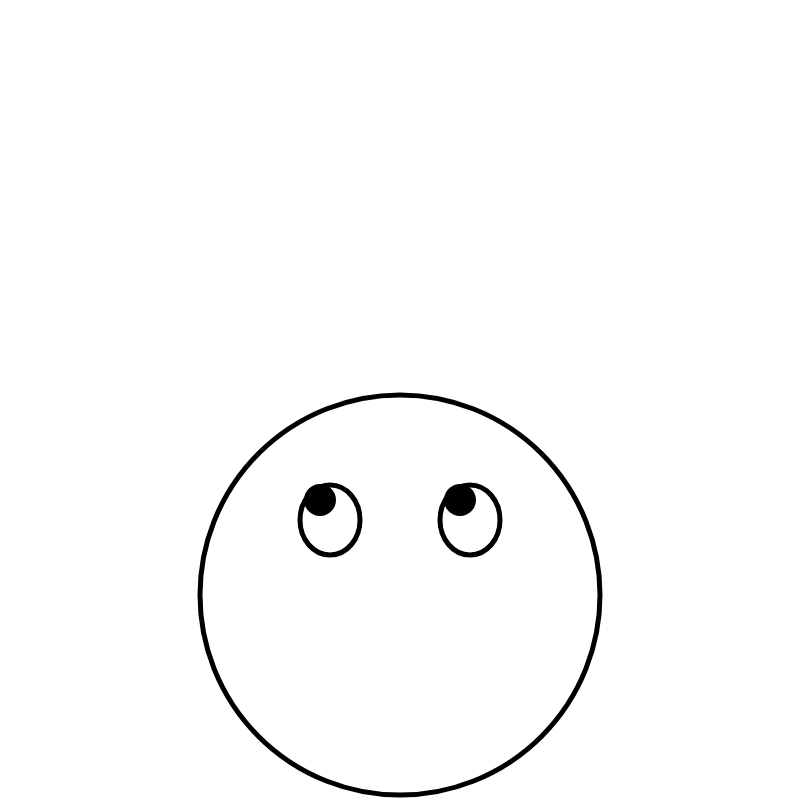
Frame 1 (no input)
Frame 60 (no input): identical to frame 1, image omitted
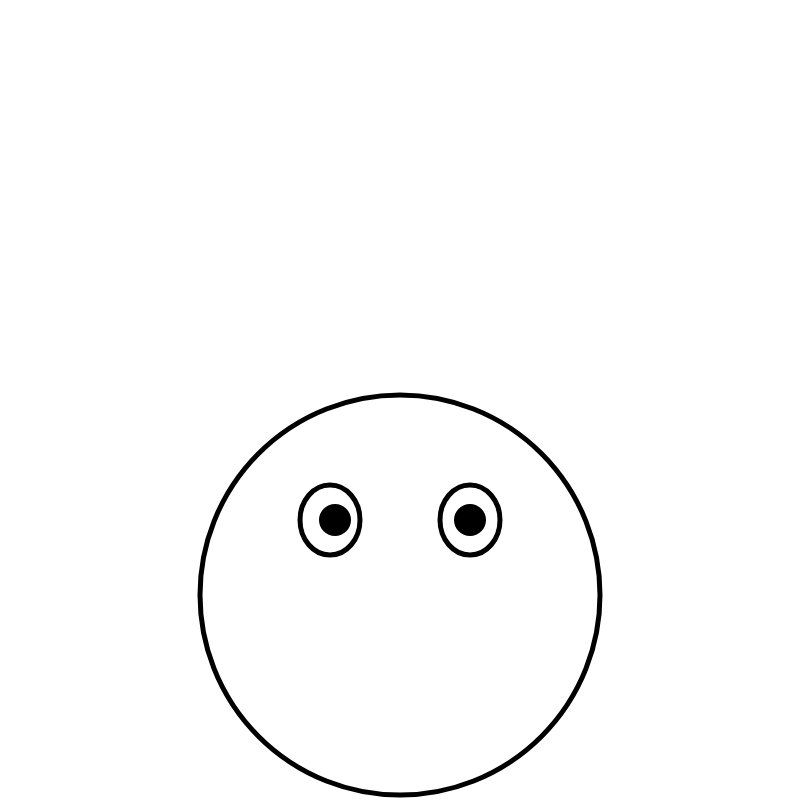
Frame 120 (the mouse pressed at the canvas centre since frame 60)

The p5.js sketch that drew these frames (run headless with seeded random() and noise() and a simulated clock; from frame 60 on, the mouse is pressed at the canvas centre):

// p5.js sketch
// ── sketch.js


function setup() {
  // put setup code here
  createCanvas(800,800);
  // pupilX = 470;
  // pupilY = 540;
  // pupilA = 330;
  // pupilB = 540;
  l = new Brush(mouseX,mouseY);
}

function draw() {
  // put drawing code here
  background(255);
  l.display();
  mainEllipse();
  eyesEllipse();
  pupilL();
  pupilR();
  
}

function mainEllipse(){ //body of blob
  stroke(0);
  strokeWeight(5);
  fill(255);
  ellipse(width/2,595,400,400);
}

function eyesEllipse(){ //whites of eyes
  stroke (0);
  fill(255);
  ellipse(470,520,60,70); //left eye
  ellipse(330,520,60,70); //rigth eye
}

function pupilL(){ //pupils to the eyes
  stroke(0);
  strokeWeight(2);
  fill(0);
  Leftx=map(mouseX,0,width,460,480);
  Lefty=map(mouseY,0,height,500,540);
  ellipse(Leftx,Lefty,30,30); //left pupil
}

function pupilR(){
  x=map(mouseX,0,width,320,350);
  y=map(mouseY,0,height,500,540);
  stroke(0);
  strokeWeight(2);
  fill(0);
  ellipse(x,y,30,30); //right pupil
}

// function hairBrush(){
//   if (mouseIsPressed ==true){
//     line(200,400,250,450);

//   }
// }

// function mousePressed() {
//   // Start drawing when the mouse is pressed
//   // Draw a cluster of lines
//   for (let i = 0; i < 10; i++) { // Change the number of lines as needed
//     let x1 = mouseX + random(-20, 10);
//     let y1 = mouseY + random(-20, 10);
//     let x2 = pmouseX + random(-20, 10);
//     let y2 = pmouseY + random(-20, 10);
    
//     line(x1, y1, x2, y2);
//   }
//   translate(mouseX, mouseY);
// }
// function mousePressed() {
//   // Start drawing when the mouse is pressed
//   hairBrush(mouseX, mouseY, pmouseX, pmouseY);
// }

// function hairBrush(x1,y1,x2,y2){
//   line(x1,y1,x2,y2);
// }
// ── blob.js
class Clouds{

    constructor(x,y,a1,a2){
        this.position = new createVector(x,y);
        this.velocity = new createVector(a1,0); //help from chatGPT - 
        this.acceleration = new createVector(a2,0); //allows the cloud to move horizontally
        this.topspeed =4;
    }
    update(){
        this.velocity.add(this.acceleration); //speeds it up horizonaly
        this.velocity.limit(this.topspeed); //makes it maintain the top speed
        this.position.add(this.velocity);
    }
    display (){
        stroke(150);
        strokeWeight(1);
        fill(255);
        ellipse(this.position.x, this.position.y, 200,200);
        ellipse(this.position.x+70, this.position.y+10, 100,100);
        ellipse(this.position.x-70, this.position.y-5, 120,120);
        ellipse(this.position.x, this.position.y, 100,100);
      }

    checkEdges(){
        if(this.position.x >width){ //wraps around the screen if it goes off
            this.position.x=0;
        }
        if(this.position.x<0){ 
            this.position.x=width;
        }
        if(this.position.y >height){ 
            this.position.y=0;
        }
        if(this.position.y<0){
            this.position.y=height;
        }
    }
}

// ── brush.js
class Brush {
    constructor(x,y,x2,y2){
        this.position =new createVector (x,y,x2,y2);
    }

    display() {
        stroke('#d40f78');
        strokeWeight(2);
        line(this.position.x, this.position.y,this.position.x2, this.position.y2);
    }
}
// ── hair.js

class Pillows {
    
    constructor(x,y, a1, a2){
        this.position = new createVector(x,y);
        this.velocity = new createVector(0,0);
        this.acceleration = new createVector(a1,a2);
        this.topspeed =3;
    }

    update(){
        this.velocity.add(this.acceleration); //speeds it up conitnuosu
        this.velocity.limit(this.topspeed); //makes it maintaina a top speed
        this.position.add(this.velocity);
    }
    display(){
        stroke(0);
        fill(255);
        ellipse(this.position.x, this.position.y, 60,20);

    }
    checkEdges(){
        if(this.position.x >width){ 
            this.position.x=width;
        }
        if(this.position.x<0){ 
            this.position.x=0;
        }
        if(this.position.y >height){ 
            this.position.y=height;
        }
        // if(this.position.y<0){
        //     this.position.y=height;
        // }
    }
}
